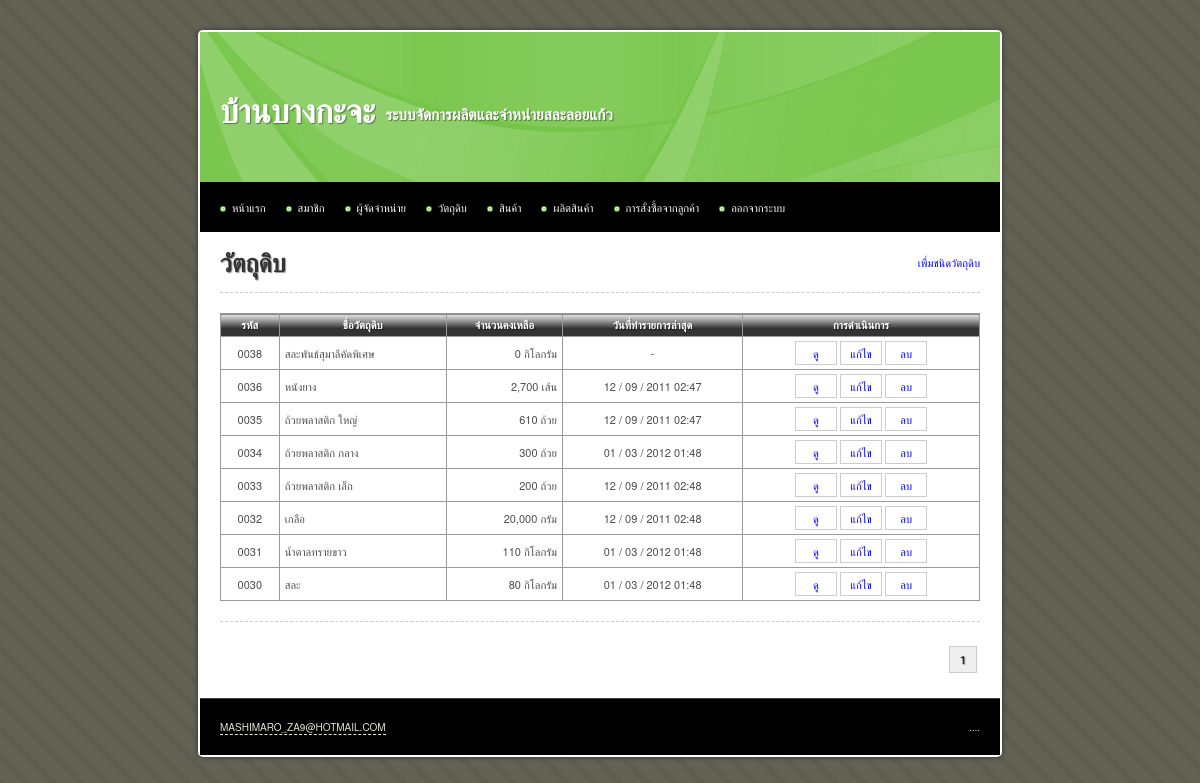
The app's page /main/material.php (signed in) with its own data.
### tables this page shows
CREATE TABLE IF NOT EXISTS `material` (
  `id` int(10) unsigned NOT NULL AUTO_INCREMENT,
  `name` varchar(255) NOT NULL,
  `description` text,
  `total` int(10) unsigned NOT NULL DEFAULT '0',
  `stock_min` int(10) unsigned NOT NULL DEFAULT '0',
  `stock_max` int(10) unsigned NOT NULL DEFAULT '0',
  `unit` varchar(255) NOT NULL,
  `average_cost_per_unit` decimal(10,2) unsigned NOT NULL DEFAULT '0.00',
  `date_create` datetime NOT NULL,
  `date_update` timestamp NOT NULL DEFAULT CURRENT_TIMESTAMP,
  `date_update_transaction` datetime DEFAULT NULL,
  PRIMARY KEY (`id`)
);

### iic_tools/helpers/iic_utilities_helper.php (called while the page is built, shortened)
<?php
function change_date_format($date, $old_separator = "-", $old_format = 'y-m-d', $new_separator = " / ", $new_format = "d-m-y")
{
	@list($_old_format_path1, $_old_format_path2, $_old_format_path3) = explode('-', $old_format);
	@list($_date_path[$_old_format_path1], $_date_path[$_old_format_path2], $_date_path[$_old_format_path3]) = explode($old_separator, $date);
	@list($_new_format_path1, $_new_format_path2, $_new_format_path3) = explode('-', $new_format);
	$_new_date = $_date_path[$_new_format_path1].$new_separator.$_date_path[$_new_format_path2].$new_separator.$_date_path[$_new_format_path3];
	return $_new_date;
}
function change_date_time_format($date_time)
{
	@list($_date, $_time) = explode(" ", $date_time);
	$_new_date		= change_date_format($_date);
	$_new_date_time = $_new_date.' '.substr($_time, 0, 5);
	return $_new_date_time;
}
function zero_fill($length, $data)
{
	while(strlen($data) < $length)
	{
		$data = '0'.$data;
	}
	return $data;
}
function remove_comma($number, $decimal = 0)
{
	$_int		= 0;
	$_decimal	= '';
	if(count(explode (".", $number)) > 1)
	{
		list($_int, $_decimal) = explode (".", $number);
	}
	else
	{
		$_int = ($number == '') ? 0 : $number;
	}
	$_int = explode (',', $_int);
	$_int = implode ($_int);
	$_new_number = $_int.$_decimal;
	return $_new_number;
}
function add_comma($number, $decimal = 0)
{
	$_sign		= '';
	$_int		= 0;
	$_decimal	= '';
	if(count(explode (".", $number)) > 1)
	{
		list($_int, $_decimal) = explode (".", $number);
	}
	else
	{
		$_int = ($number == '') ? 0 : $number;
	}
	$_int = remove_comma($_int);
	if($_int < 0)
	{
		$_sign = '-';
		$_int = str_replace('-', '', $_int);
	}
	else
	{
		$_sign = '';
	}
	$_total_loop = (strlen($_int) > 3) ? floor(strlen($_int) / 3) : 0;
	for($_loop = $_total_loop; $_loop > 0; $_loop--)
	{
		$_length = (3 * $_loop) * -1;
		$_int = substr_replace($_int, ',', $_length, 0 );
	}
	$_new_number = $_sign.$_int.$_decimal;
	return $_new_number;
}

### main/material.php (the view, shortened to what this page needs)
<?php
$sql = 'SELECT * FROM material';
$query = mysql_query($sql);
$total_rows = mysql_num_rows($query);
$rows_per_page = 10;
$limit_start = ($_GET['page'] - 1) * $rows_per_page;
$target = 'material.php?page=';
?>
<!DOCTYPE html PUBLIC "-//W3C//DTD XHTML 1.0 Transitional//EN" "http://www.w3.org/TR/xhtml1/DTD/xhtml1-transitional.dtd">
<html xmlns="http://www.w3.org/1999/xhtml">
<head>
<?php include("inc.css.php"); ?>
</head>
<body>
<div id="container">
	<?php include("inc.header.php"); ?>
	<div id="content">
		<a href="material_create.php" class="float_r">เพื่มชนิดวัตถุดิบ</a>
		<h1>วัตถุดิบ</h1>
		<hr />
			<form method="post" action="material_order_create.php">
				<table width="100%" border="1" align="center" cellpadding="5" cellspacing="0">
					<thead>
						<tr>
							<th scope="col">รหัส</th>
							<th scope="col">ชื่อวัตถุดิบ</th>
							<th scope="col">จำนวนคงเหลือ</th>
							<th scope="col">วันที่ทำรายการล่าสุด</th>
							<th scope="col">การดำเนินการ</th>
						</tr>
					</thead>
					<tbody>
						<?php
						$sql = 'SELECT *
								FROM material
								ORDER BY id DESC
								LIMIT '.$limit_start.', '.$rows_per_page;
						$query = mysql_query($sql);
						$query_row = mysql_num_rows($query);
						if($query_row > 0)
						{
							while($data = mysql_fetch_array($query))
							{
								$date_update_transaction = (is_null($data['date_update_transaction'])) ? '-' : change_date_time_format($data['date_update_transaction']);
								echo '	<tr>
											<td class="center">'.zero_fill(4, $data['id']).'</td>
											<td>'.$data['name'].'</td>
											<td class="right">'.add_comma($data['total']).' '.$data['unit'].'</td>
											<td class="center">'.$date_update_transaction.'</td>
											<td class="center">
												<a class="button" href="material_view.php?id='.$data['id'].'">ดู</a>
												<a class="button" href="material_update.php?id='.$data['id'].'">แก้ไข</a>
												<a class="button" href="material_delete.php?id='.$data['id'].'">ลบ</a>
											</td>
										</tr>';
							}
						}
						else
						{
							echo '<tr><td colspan="7" class="center">ไม่มีข้อมูล</td></tr>';
						}
						?>
					</tbody>
				</table>
			</form>
		<hr />
		<div class="pagination">
			<?php echo get_pagination($total_rows, $target, $_GET['page'], $rows_per_page); ?>
		</div>
	</div>
	<?php include("inc.footer.php"); ?>
</div>
</body>
</html>

### iic_tools/css/iic_layout.css (style rules this page uses)
html, body, div, span, applet, object, iframe, h1, h2, h3, h4, h5, h6, p, blockquote, pre, a, abbr, acronym, address, big, cite, code, del, dfn, em, font, img, ins, kbd, q, s, samp, small, strike, strong, sub, sup, tt, var, b, u, i, center, dl, dt, dd, ol, ul, li, fieldset, form, label, legend, table, caption, tbody, tfoot, thead, tr, th, td { margin:0; padding:0; border:0; outline:0; font-size:100%; vertical-align:baseline; background:transparent }
table { border-collapse:collapse; border-spacing:0 }
body { font: 14px/1.5 'Microsoft Sans Serif', 'Helvetica Neue', Arial, 'Liberation Sans', FreeSans, sans-serif }
hr { border:0 #ccc solid; border-top-width:1px; clear:both; height:0 }
h1 { font-size:25px }
p, dl, hr, h1, h2, h3, h4, h5, h6, h7, ol, ul, pre, table, address, fieldset { margin-bottom:20px }

### iic_tools/css/iic_style.css (style rules this page uses)
.float_r { float: right; }
.center { text-align: center; }
.right { text-align: right; }
a:link { color: #00F; text-decoration: none; }
thead th { background-image: url(../img/bg_th.png); white-space: nowrap; }
a[class^=button] { color: #4F4F4F }
.pagination { float: right; margin: 8px 0px; text-align: right; }

### css/style.css (style rules this page uses)
body { margin: 30px 0px 20px 0px; padding: 0; background: #D7D7BD url(../images/img01.png) repeat; text-align: justify; line-height: 20px; font-size: 11px; color: #4C4C4C; }
h1, h2, h3, h4, h5, h6, th, b, strong { color: #333; text-shadow: 1px 1px 1px rgba(0, 0, 0, 0.4); -moz-text-shadow: 1px 1px 1px rgba(0, 0, 0, 0.4); -webkit-text-shadow: 1px 1px 1px rgba(0, 0, 0, 0.4); }
hr { border-style: dashed; }
#container { background: #FFF; display: table; width: 800px; margin: auto; padding: 2px; border-radius: 5px; -moz-border-radius: 5px; -webkit-border-radius: 5px; box-shadow: 0px 0px 5px #333; -moz-box-shadow: 0px 0px 5px #333; -webkit-box-shadow: 0px 0px 5px #333; }
#content { background: #FFF; padding: 20px; }
a.button { border: 1px solid #CCC; color: #00F; display: inline-block; margin: 3px 0px; min-width: 30px; padding: 1px 5px; }
table { border: 1px solid #000; border-collapse: collapse; width: 100% }
table td, table th { padding: 1px 5px; border: 1px solid #999; border-collapse: collapse; }
table th { background-color: #333; border: 1px solid #999; color: #FFF; text-align: center; }

### records on screen
material: id "0038", name "สละพันธ์สุมาลีคัดพิเศษ", total "0", unit "กิโลกรัม", date_update_transaction "-"
material: id "0036", name "หนังยาง", total "2,700", unit "เส้น", date_update_transaction "12 / 09 / 2011 02:47"
material: id "0035", name "ถ้วยพลาสติก ใหญ่", total "610", unit "ถ้วย", date_update_transaction "12 / 09 / 2011 02:47"
material: id "0034", name "ถ้วยพลาสติก กลาง", total "300", unit "ถ้วย", date_update_transaction "01 / 03 / 2012 01:48"
material: id "0033", name "ถ้วยพลาสติก เล็ก", total "200", unit "ถ้วย", date_update_transaction "12 / 09 / 2011 02:48"
material: id "0032", name "เกลือ", total "20,000", unit "กรัม", date_update_transaction "12 / 09 / 2011 02:48"
material: id "0031", name "น้ำตาลทรายขาว", total "110", unit "กิโลกรัม", date_update_transaction "01 / 03 / 2012 01:48"
material: id "0030", name "สละ", total "80", unit "กิโลกรัม", date_update_transaction "01 / 03 / 2012 01:48"
